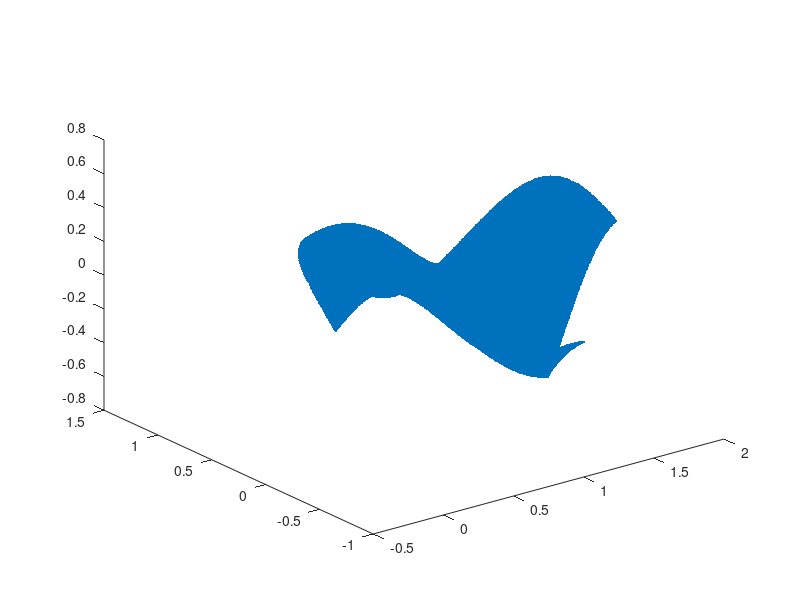

This figure's MATLAB source: (Note: this script raises an error after producing the figure.)
clear all
close all

%% define parameters

dim = 2;

% initial conditions
% data0 = [0; 0];

% tmax = 2000;

dt = 0.005;
% nsteps_per_step = 100;
% 
% s1 = 100*(dt^2);
% a = 0;
% 
% drift = @(t, x) a*ones(dim, 1);
% diffn = @(t, x) s1*eye(dim);
% 
% SDE = sde(drift, diffn, 'StartState', data0);
% nPeriods = ceil(tmax / dt);
%[data, t, Z] = SDE.simulate(nPeriods, 'DeltaTime', dt, 'NSTEPS', nsteps_per_step);

npoints = 1e6;

data = randn(npoints, dim)*dt;
data(:,1) = cumsum(data(:,1));
data(:,2) = cumsum(data(:,2));

for i=1:size(data, 1)
    for j=1:2
        if data(i, j) < 0
            data(i:end, j) = -data(i:end, j);
        elseif data(i, j) > 1
            data(i:end, j) = 2-data(i:end, j);
        end
    end
end


u = data(:,1);
v = data(:,2);

%%
alpha = 4;
sin_scale = 0.2;
f = @(x) [x(:,1)+x(:,2).^3 x(:,2)-x(:,1).^3 sin_scale*sin(alpha*(x(:,1)+x(:,2).^3))+sin_scale*sin(alpha*(x(:,2)-x(:,1).^3))];


fdata = f(data);
s2 = 0.001;
fdata = fdata + s2*randn(size(fdata));

x = fdata(:,1);
y = fdata(:,2);
z = fdata(:, 3);

figure; plot3(x, y, z, '.')

%%

npoints_per_cov = 20;
stride = 250;
[inv_c, new_data, ranks] = covariances(fdata, npoints_per_cov, 2, stride);

%%

if size(new_data, 1) > 4000
    disp('ERROR')
    return
end

neigs = 10;
%eps = 2*0.005;
eps = 0;
[V, D, ~] = NIV(new_data, inv_c, eps, neigs, 1/2);
V = decouple_dmaps(V);

% figure;
% scatter(new_data(:, 1), new_data(:,2),200,V(:,2),'.')
% xlabel('x_1')
% ylabel('x_2')

figure;
scatter(u(1:stride:end), v(1:stride:end),200,V(:,2),'.')
xlabel('x_1')
ylabel('x_2')

figure; 
plot(V(:,2),V(:,3),'.')
xlabel('\phi_2')
ylabel('\phi_3')

%%

W = squareform(pdist(new_data)).^2;
eps2 = median(W(:));
[V2, D2] = dmaps(W, eps2, neigs);
V2 = decouple_dmaps(V2);

figure;
scatter(u(1:stride:end), v(1:stride:end),200,V2(:,2),'.')
xlabel('x_1')
ylabel('x_2')

figure; 
plot(V2(:,2),V2(:,3),'.')
xlabel('\phi_2')
ylabel('\phi_3')

%%

ind = 17000;

figure; 
plot(x, y, '.')
hold on
plot3(x(ind:ind+2*npoints_per_cov), y(ind:ind+2*npoints_per_cov), z(ind:ind+2*npoints_per_cov), '.r')

figure; 
plot(u, v, '.')
hold on
plot(u(ind:ind+2*npoints_per_cov), v(ind:ind+2*npoints_per_cov), '.r')
